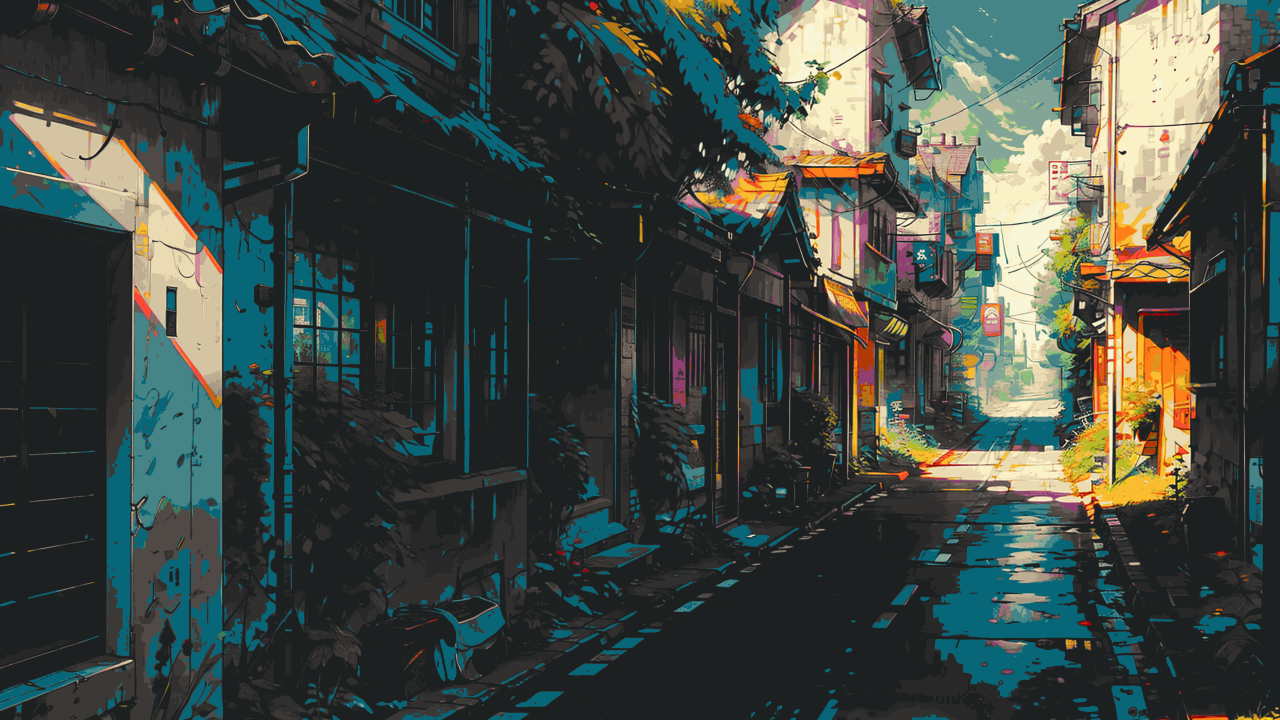
#> input picture wallpapers/japan-alley.png, 3840 x 2160 px (shown at 1/3 size)
$ python set-wallpaper.py ../wallpapers/japan-alley.png
#> lines starting #> are read from the running program, lines starting #| are printed output that depends on the picture
#!/usr/bin/env python3
"""Set the wallpaper and generate a Material 3 colour scheme from it.

    set-wallpaper.py <image>             set the wallpaper and its colours
    set-wallpaper.py --preview <image>   only the colours (the wallpaper picker, while you browse)
    set-wallpaper.py --restore           the colours of the current wallpaper again (picker closed)

Writes three files:
    ~/.local/state/myshell/wallpaper.json   the image path    -> read by the shell's Wallpaper service
    ~/.local/state/myshell/scheme.json      the colours       -> read by the shell's Colours service
    ~/.config/hypr/scheme/current.lua       the same colours  -> read by Hyprland (borders, shadows)
and then runs themes.py, which themes kitty, btop and GTK apps from scheme.json.
"""

import json
import os
import sys
from pathlib import Path

from materialyoucolor.dynamiccolor.material_dynamic_colors import MaterialDynamicColors
from materialyoucolor.hct import Hct
from materialyoucolor.quantize import QuantizeCelebi
from materialyoucolor.scheme.scheme_tonal_spot import SchemeTonalSpot
from materialyoucolor.score.score import Score
from PIL import Image

import themes  # scripts/themes.py, next to this file

HOME = Path.home()
STATE_DIR = Path(os.environ.get("XDG_STATE_HOME", HOME / ".local/state")) / "myshell"
HYPR_SCHEME = Path(os.environ.get("XDG_CONFIG_HOME", HOME / ".config")) / "hypr/scheme/current.lua"


def source_colour(image_path: Path) -> int:
    """Find the wallpaper's most suitable main colour, as an ARGB integer."""
    image = Image.open(image_path).convert("RGB")
#> image is the input picture: PIL image 3840x2160 RGB; mean R, G, B 63.9, 72.3, 67
    image.thumbnail((128, 128))  # a small copy is much faster and has the same colours
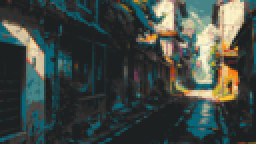
#> image: PIL image 128x72 RGB (shown 2 times larger); mean R, G, B 63.9, 72.3, 67

    # Every pixel as an (r, g, b) tuple, row by row
    width, height = image.size
#> width = 128; height = 72
    pixels = [image.getpixel((x, y)) for y in range(height) for x in range(width)]
#> pixels = 9216 items, first 6: (29, 32, 33), (29, 32, 33), (27, 31, 33), (48, 38, 34), (91, 50, 36), (58, 45, 48)

    # Group the pixels into at most 128 colours, then rank them by how good they'd be as a theme colour
    colours = QuantizeCelebi(pixels, 128)
    return Score.score(colours)[0]


def generate_scheme(source: int, dark: bool = True) -> dict[str, str]:
    """Build every Material 3 colour role from the main colour, as "rrggbb" strings."""
    scheme = SchemeTonalSpot(Hct.from_int(source), dark, 0.0)

    colours = {}
    roles = MaterialDynamicColors()
    for role in roles.all_colors:
        argb = role.get_argb(scheme)
        colours[role.name] = f"{argb & 0xFFFFFF:06x}"  # drop the alpha byte
    return colours


def write_atomically(path: Path, text: str) -> None:
    """Write to a temporary file, then rename it over the real one.

    A rename is instant, so programs watching the file never read a half-written version.
    """
    path.parent.mkdir(parents=True, exist_ok=True)
    tmp = path.with_suffix(path.suffix + ".tmp")
    tmp.write_text(text)
    tmp.replace(path)


def to_lua(colours: dict[str, str]) -> str:
    lines = ["-- Generated by set-wallpaper.py. Don't edit: it's overwritten on every wallpaper change.", "return {"]
    lines += [f'    {name} = "{hex_value}",' for name, hex_value in colours.items()]
    lines.append("}")
    return "\n".join(lines) + "\n"


def apply_colours(image_path: Path) -> tuple[int, dict[str, str]]:
    """Generate the colours for an image and write them everywhere (shell, Hyprland, apps)."""
    source = source_colour(image_path)
    colours = generate_scheme(source)
    write_atomically(STATE_DIR / "scheme.json",
                     json.dumps({"source": f"{source & 0xFFFFFF:06x}", "mode": "dark", "colours": colours}, indent=4) + "\n")
    write_atomically(HYPR_SCHEME, to_lua(colours))
    themes.main()  # kitty, btop, GTK
    return source, colours


def current_wallpaper() -> Path:
    return Path(json.loads((STATE_DIR / "wallpaper.json").read_text())["path"])


def main() -> None:
    args = sys.argv[1:]
    if args == ["--restore"]:
        apply_colours(current_wallpaper())
        print("colours restored")
        return

    preview = args[:1] == ["--preview"]
    if preview:
        args = args[1:]
    if len(args) != 1:
        sys.exit(f"usage: {sys.argv[0]} [--preview] <image> | --restore")

    image_path = Path(args[0]).expanduser().resolve()
    if not image_path.is_file():
        sys.exit(f"not a file: {image_path}")

    source, colours = apply_colours(image_path)
    if not preview:  # a preview leaves the wallpaper itself alone
        write_atomically(STATE_DIR / "wallpaper.json", json.dumps({"path": str(image_path)}, indent=4) + "\n")

    print(f"{'preview' if preview else 'wallpaper'}: {image_path}")
    print(f"main colour: #{source & 0xFFFFFF:06x}, primary: #{colours['primary']}")


if __name__ == "__main__":
    main()
#> (the call stopped at in source_colour, `colours = QuantizeCelebi(pixels, 128)`: materialyoucolor is not available in this run)
